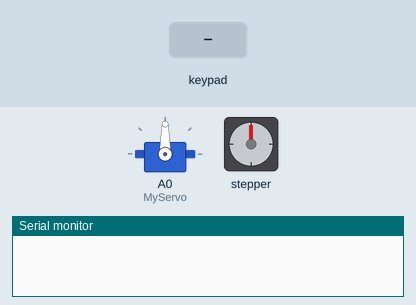
Recording of a sketch running on a simulated Arduino Uno, built with avr-gcc and run on an emulated ATmega328P. Shown: servo, stepper motor, the last lines printed to the serial monitor. The inputs (shaded band) are chosen by the test bench. Stepper angles assume 2048 steps per turn.

Above: at 1.2 s.
1.3 s: key 'A' pressed
At 1.45 s:
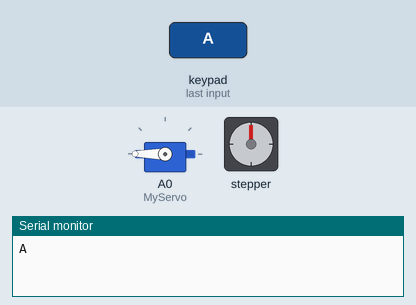
At 4.4 s:
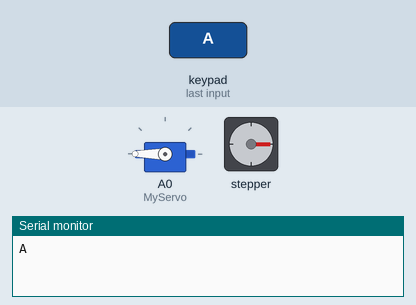
Timing chart, 0 to 15.2 s (numbered marks = the images above; inputs shaded):
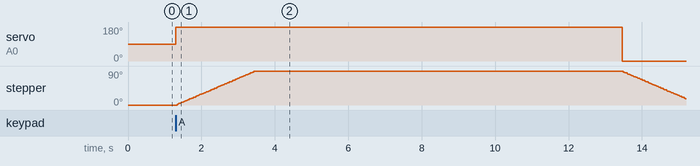

Measured:
- after the input at 1.3 s, servo on A0 (MyServo): 90° → 180° at once, → 0° 12.2 s later; stepper: turns 90° clockwise in 2.1 s, then 73° counter-clockwise in 1.7 s

The sketch:

Real-time-Vault-System.ino
```cpp
#include <Stepper.h>
#include <Keypad.h>
#include <Servo.h>

const int STEPS = 2048;
Stepper myStepper(STEPS, 2,3,4,5);
int Speed = 7;
Servo MyServo;


const byte ROWS = 4; // number of rows
const byte COLS = 4; // number of coloumns

char hexaKeys[ROWS][COLS] = {
  { '1' , '2' , '3' , 'A'},
  { '4' , '5' , '6' ,'B'},
  { '7' , '8' , '9' ,'C'},
  { '*' , '0' , '#' ,'D'}
};
char hexaKeys1[ROWS][COLS] = {
  { '1' , '2' , '3' ,'A' },
  { '4' , '5' , '6' ,'B'},
  { '7' , '8' , '9' ,'C'},
  { '*' , '0' , '#' ,'D'}
};

byte rowPins[ROWS] = {9, 8, 7, 6}; /* connect to the row pinouts of the keypad */
byte colPins[COLS] = {10, 11, 12 , 13};

Keypad myKeypad = Keypad( makeKeymap(hexaKeys), rowPins, colPins, ROWS, COLS);
Keypad myKeypad1 = Keypad( makeKeymap(hexaKeys1), rowPins, colPins, ROWS, COLS);

int passLength = 6;
char Data;
char Data1;
int Store;

char Password = '200132A' ;


void setup() {
Serial.begin(9600);
MyServo.attach(A0);
myStepper.setSpeed(Speed);
myKeypad.setDebounceTime(100);
}

void loop() {
char Key = myKeypad.getKey();
if (Key){
Data = Key;
Serial.print(Data);
}

if(Data == Password){
  char Key = myKeypad.getKey();
  if(Key){
    Data1 = Key;
  }
  if(Data1 == 'B'){
    Store = Store + 10000;
  }

  MyServo.write(180);
  myStepper.step(512);
  delay(10000 + Store);
  Data = 100;

}

if(Data == 100){
MyServo.write(-180);
myStepper.step(-2048);
Data = 150;
}
}
```
